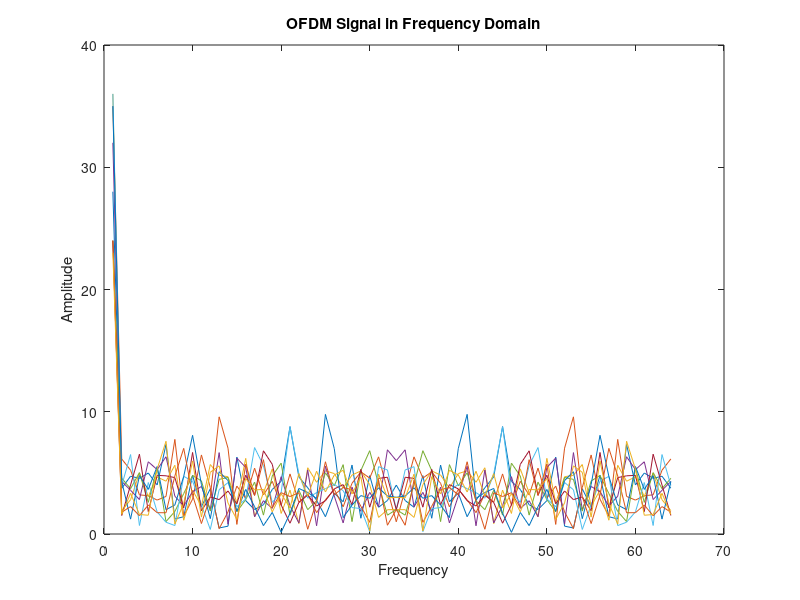

Write the MATLAB code that produced this figure.
% OFDM parameters
N = 64; % Number of subcarriers
cp_len = 16; % Length of cyclic prefix
num_symbols = 10; % Number of OFDM symbols

% Generate random data symbols
data_symbols = randi([0, 1], N, num_symbols);

% Perform IFFT on each symbol
time_symbols = ifft(data_symbols);

% Add cyclic prefix
time_symbols_cp = [time_symbols(end-cp_len+1:end, :); time_symbols];

% Convert to serial stream
tx_signal = time_symbols_cp(:);

% Plot the OFDM signal
% figure;
% plot(real(tx_signal));
% title('OFDM Signal');
% xlabel('Time');
% ylabel('Amplitude');

% Analyse the signal in the time and frequency domain

% Time domain
% figure;
% plot(abs(tx_signal));
% title('OFDM Signal in Time Domain');
% xlabel('Time');
% ylabel('Amplitude');

% Frequency domain
frequency_symbols = fft(data_symbols);
figure;
plot(abs(frequency_symbols));
title('OFDM Signal in Frequency Domain');
xlabel('Frequency');
ylabel('Amplitude');
